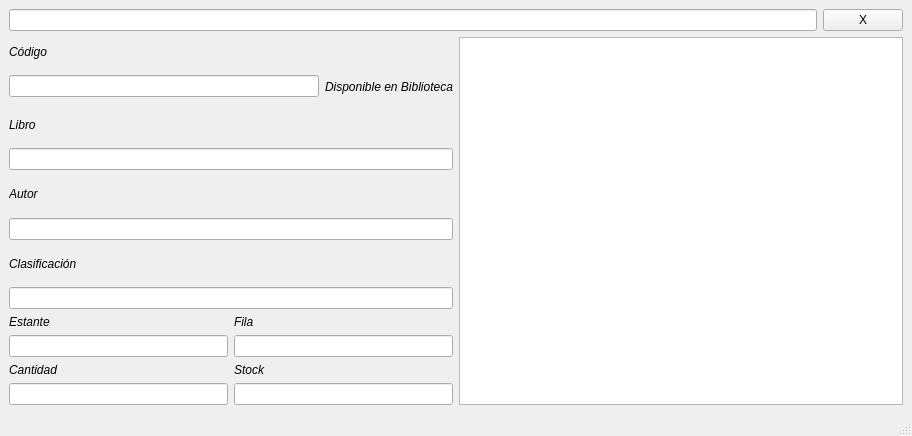
<?xml version="1.0" encoding="UTF-8"?>
<ui version="4.0">
 <class>LstLecturasWindow</class>
 <widget class="QMainWindow" name="LstLecturasWindow">
  <property name="geometry">
   <rect>
    <x>0</x>
    <y>0</y>
    <width>912</width>
    <height>436</height>
   </rect>
  </property>
  <property name="sizePolicy">
   <sizepolicy hsizetype="Expanding" vsizetype="Expanding">
    <horstretch>0</horstretch>
    <verstretch>0</verstretch>
   </sizepolicy>
  </property>
  <property name="windowTitle">
   <string>BiblioOrg | Lista de Lecturas</string>
  </property>
  <widget class="QWidget" name="centralwidget">
   <layout class="QGridLayout" name="gridLayout_2">
    <item row="0" column="0" colspan="2">
     <layout class="QHBoxLayout" name="horizontalLayout">
      <item>
       <widget class="QLineEdit" name="searchtxt"/>
      </item>
      <item>
       <widget class="QPushButton" name="resetbtn">
        <property name="text">
         <string>X</string>
        </property>
       </widget>
      </item>
     </layout>
    </item>
    <item row="1" column="0">
     <layout class="QVBoxLayout" name="verticalLayout">
      <item>
       <widget class="QLabel" name="codelabel">
        <property name="font">
         <font>
          <italic>true</italic>
         </font>
        </property>
        <property name="text">
         <string>Código</string>
        </property>
       </widget>
      </item>
      <item>
       <layout class="QHBoxLayout" name="horizontalLayout_2">
        <item>
         <widget class="QLineEdit" name="codetxt"/>
        </item>
        <item>
         <widget class="QLabel" name="availablelabel">
          <property name="font">
           <font>
            <italic>true</italic>
           </font>
          </property>
          <property name="text">
           <string>Disponible en Biblioteca</string>
          </property>
         </widget>
        </item>
       </layout>
      </item>
     </layout>
    </item>
    <item row="1" column="1" rowspan="5">
     <widget class="QTableView" name="tableView"/>
    </item>
    <item row="2" column="0">
     <layout class="QVBoxLayout" name="verticalLayout_2">
      <item>
       <widget class="QLabel" name="booklabel">
        <property name="font">
         <font>
          <italic>true</italic>
         </font>
        </property>
        <property name="text">
         <string>Libro</string>
        </property>
       </widget>
      </item>
      <item>
       <widget class="QLineEdit" name="booktxt"/>
      </item>
     </layout>
    </item>
    <item row="3" column="0">
     <layout class="QVBoxLayout" name="verticalLayout_3">
      <item>
       <widget class="QLabel" name="authorlabel">
        <property name="font">
         <font>
          <italic>true</italic>
         </font>
        </property>
        <property name="text">
         <string>Autor</string>
        </property>
       </widget>
      </item>
      <item>
       <widget class="QLineEdit" name="authortxt"/>
      </item>
     </layout>
    </item>
    <item row="4" column="0">
     <layout class="QVBoxLayout" name="verticalLayout_4">
      <item>
       <widget class="QLabel" name="classificationlabel">
        <property name="font">
         <font>
          <italic>true</italic>
         </font>
        </property>
        <property name="text">
         <string>Clasificación</string>
        </property>
       </widget>
      </item>
      <item>
       <widget class="QLineEdit" name="classificationtxt"/>
      </item>
     </layout>
    </item>
    <item row="5" column="0">
     <layout class="QGridLayout" name="gridLayout">
      <item row="0" column="0">
       <widget class="QLabel" name="shelflabel">
        <property name="font">
         <font>
          <italic>true</italic>
         </font>
        </property>
        <property name="text">
         <string>Estante</string>
        </property>
       </widget>
      </item>
      <item row="0" column="1">
       <widget class="QLabel" name="rowlabel">
        <property name="font">
         <font>
          <italic>true</italic>
         </font>
        </property>
        <property name="text">
         <string>Fila</string>
        </property>
       </widget>
      </item>
      <item row="1" column="0">
       <widget class="QLineEdit" name="shelftxt"/>
      </item>
      <item row="1" column="1">
       <widget class="QLineEdit" name="rowtxt"/>
      </item>
      <item row="2" column="0">
       <widget class="QLabel" name="numberlabel">
        <property name="font">
         <font>
          <italic>true</italic>
         </font>
        </property>
        <property name="text">
         <string>Cantidad</string>
        </property>
       </widget>
      </item>
      <item row="2" column="1">
       <widget class="QLabel" name="stocklabel">
        <property name="font">
         <font>
          <italic>true</italic>
         </font>
        </property>
        <property name="text">
         <string>Stock</string>
        </property>
       </widget>
      </item>
      <item row="3" column="0">
       <widget class="QLineEdit" name="numbertxt"/>
      </item>
      <item row="3" column="1">
       <widget class="QLineEdit" name="stocktxt"/>
      </item>
     </layout>
    </item>
   </layout>
  </widget>
  <widget class="QMenuBar" name="menubar">
   <property name="geometry">
    <rect>
     <x>0</x>
     <y>0</y>
     <width>912</width>
     <height>33</height>
    </rect>
   </property>
  </widget>
  <widget class="QStatusBar" name="statusbar"/>
 </widget>
 <resources/>
 <connections/>
</ui>
